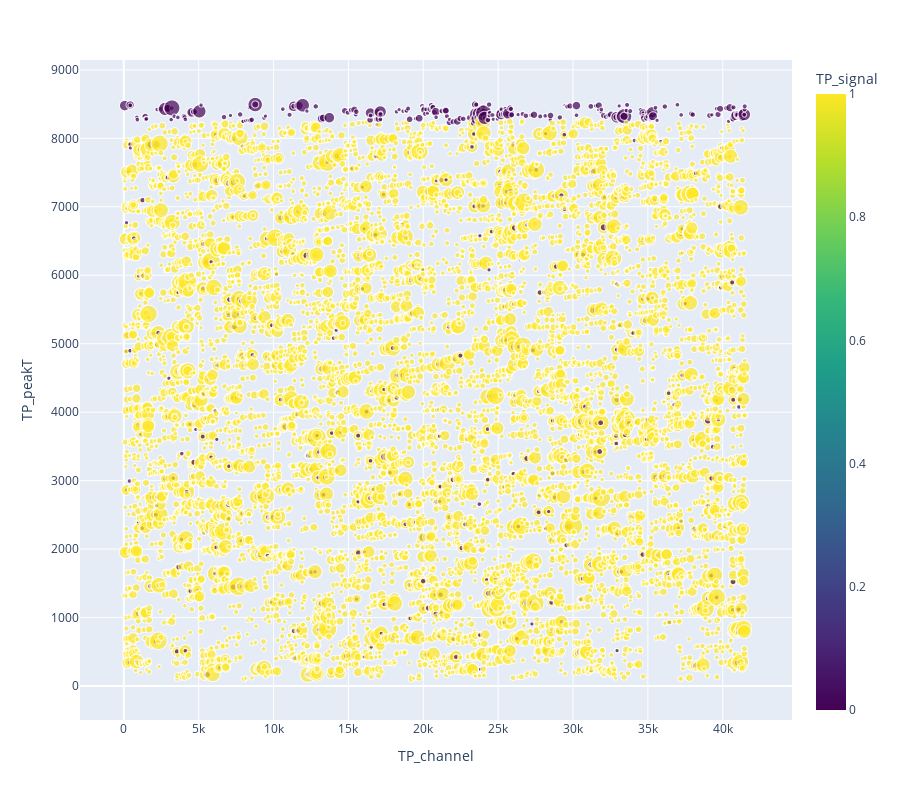

The code cell stored with this chart in its notebook:
### Code cell
pd.options.plotting.backend = 'plotly'
import plotly.express as px
# ws.tps.query('event == 1 & TP_peakADC > 50').plot.scatter(x='TP_channel', y='TP_peakT', size='TP_peakADC', color_continuous_scale=px.colors.sequential.Viridis, height=500, width=600)

pd.options.plotting.backend = 'matplotlib'
with pandas_backend('plotly') as x:
    f = ws.tps.query('event == 1 & TP_peakADC > 50').plot.scatter(x='TP_channel', y='TP_peakT', size='TP_peakADC', color="TP_signal", color_continuous_scale=px.colors.sequential.Viridis, height=800, width=900)
    f.show()

### Figure 1 — Plotly figure (JSON) as saved in the notebook; plotly's stock layout.template omitted (floating-point values rounded to 4 significant figures; data arrays with more than 128 entries replaced by an {"elided": "..."} marker saying what was removed)
{"data": [{"hovertemplate": "TP_channel=%{x}<br>TP_peakT=%{y}<br>TP_peakADC=%{marker.size}<br>TP_signal=%{marker.color}<extra></extra>", "legendgroup": "", "marker": {"color": {"elided": "9334 int values"}, "coloraxis": "coloraxis", "size": {"elided": "9334 int values"}, "sizemode": "area", "sizeref": 2.69, "symbol": "circle"}, "mode": "markers", "name": "", "showlegend": false, "type": "scattergl", "x": {"elided": "9334 int values"}, "xaxis": "x", "y": {"elided": "9334 int values"}, "yaxis": "y"}], "layout": {"coloraxis": {"colorbar": {"title": {"text": "TP_signal"}}, "colorscale": [[0, "#440154"], [0.1111, "#482878"], [0.2222, "#3e4989"], [0.3333, "#31688e"], [0.4444, "#26828e"], [0.5556, "#1f9e89"], [0.6667, "#35b779"], [0.7778, "#6ece58"], [0.8889, "#b5de2b"], [1, "#fde725"]]}, "height": 800, "legend": {"itemsizing": "constant", "tracegroupgap": 0}, "margin": {"t": 60}, "width": 900, "xaxis": {"anchor": "y", "domain": [0, 1], "title": {"text": "TP_channel"}}, "yaxis": {"anchor": "x", "domain": [0, 1], "title": {"text": "TP_peakT"}}}}
